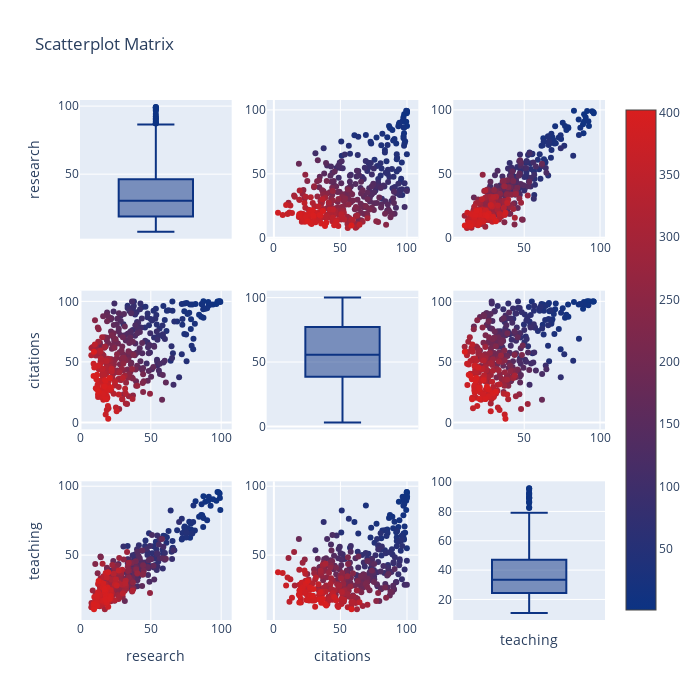

Write notebook code for a chart like this one.
### Code cell
fig = ff.create_scatterplotmatrix( #plotly'ın figure factory kütüphanesinden scatter plot matrix çağrılır.
                                  data2015, #data verilir.
                                  diag='box',  #diagonal dikdörtgenin bir köşesinden diğer köşesine çizilen çizgidir. box plot türü seçilmiştir.
                                  index='index', #index olarak oluşturulan index sütunu seçilir.
                                  colormap='Portland', #derece arttıkça maviden kırmızıya giden bir colormap
                                  colormap_type='cat',  #cat -> categorical demektir ve indeksteki her kategoriye renk haritasından bir renk atanır.
                                  height=700, width=700) #boyut verildi.
iplot(fig) #figür plot edilir.

### Figure 1 — Plotly figure (JSON) as saved in the notebook; plotly's stock layout.template omitted (floating-point values rounded to 4 significant figures; data arrays with more than 128 entries replaced by an {"elided": "..."} marker saying what was removed)
{"data": [{"marker": {"color": "rgb(12, 51, 131)"}, "showlegend": false, "type": "box", "xaxis": "x", "y": {"elided": "402 float values"}, "yaxis": "y"}, {"marker": {"color": {"elided": "402 int values"}, "colorscale": [[0, "rgb(12, 51, 131)"], [1, "rgb(217, 30, 30)"]], "showscale": true, "size": 6}, "mode": "markers", "showlegend": false, "type": "scatter", "x": {"elided": "402 float values"}, "xaxis": "x2", "y": {"elided": "402 float values"}, "yaxis": "y2"}, {"marker": {"color": {"elided": "402 int values"}, "colorscale": [[0, "rgb(12, 51, 131)"], [1, "rgb(217, 30, 30)"]], "showscale": false, "size": 6}, "mode": "markers", "showlegend": false, "type": "scatter", "x": {"elided": "402 float values"}, "xaxis": "x3", "y": {"elided": "402 float values"}, "yaxis": "y3"}, {"marker": {"color": {"elided": "402 int values"}, "colorscale": [[0, "rgb(12, 51, 131)"], [1, "rgb(217, 30, 30)"]], "showscale": false, "size": 6}, "mode": "markers", "showlegend": false, "type": "scatter", "x": {"elided": "402 float values"}, "xaxis": "x4", "y": {"elided": "402 float values"}, "yaxis": "y4"}, {"marker": {"color": "rgb(12, 51, 131)"}, "showlegend": false, "type": "box", "xaxis": "x5", "y": {"elided": "402 float values"}, "yaxis": "y5"}, {"marker": {"color": {"elided": "402 int values"}, "colorscale": [[0, "rgb(12, 51, 131)"], [1, "rgb(217, 30, 30)"]], "showscale": false, "size": 6}, "mode": "markers", "showlegend": false, "type": "scatter", "x": {"elided": "402 float values"}, "xaxis": "x6", "y": {"elided": "402 float values"}, "yaxis": "y6"}, {"marker": {"color": {"elided": "402 int values"}, "colorscale": [[0, "rgb(12, 51, 131)"], [1, "rgb(217, 30, 30)"]], "showscale": false, "size": 6}, "mode": "markers", "showlegend": false, "type": "scatter", "x": {"elided": "402 float values"}, "xaxis": "x7", "y": {"elided": "402 float values"}, "yaxis": "y7"}, {"marker": {"color": {"elided": "402 int values"}, "colorscale": [[0, "rgb(12, 51, 131)"], [1, "rgb(217, 30, 30)"]], "showscale": false, "size": 6}, "mode": "markers", "showlegend": false, "type": "scatter", "x": {"elided": "402 float values"}, "xaxis": "x8", "y": {"elided": "402 float values"}, "yaxis": "y8"}, {"marker": {"color": "rgb(12, 51, 131)"}, "showlegend": false, "type": "box", "xaxis": "x9", "y": {"elided": "402 float values"}, "yaxis": "y9"}], "layout": {"height": 700, "showlegend": true, "title": {"text": "Scatterplot Matrix"}, "width": 700, "xaxis": {"anchor": "y", "domain": [0, 0.2889], "showticklabels": false}, "xaxis2": {"anchor": "y2", "domain": [0.3556, 0.6444]}, "xaxis3": {"anchor": "y3", "domain": [0.7111, 1]}, "xaxis4": {"anchor": "y4", "domain": [0, 0.2889]}, "xaxis5": {"anchor": "y5", "domain": [0.3556, 0.6444], "showticklabels": false}, "xaxis6": {"anchor": "y6", "domain": [0.7111, 1]}, "xaxis7": {"anchor": "y7", "domain": [0, 0.2889], "title": {"text": "research"}}, "xaxis8": {"anchor": "y8", "domain": [0.3556, 0.6444], "title": {"text": "citations"}}, "xaxis9": {"anchor": "y9", "domain": [0.7111, 1], "showticklabels": false, "title": {"text": "teaching"}}, "yaxis": {"anchor": "x", "domain": [0.7333, 1], "title": {"text": "research"}}, "yaxis2": {"anchor": "x2", "domain": [0.7333, 1]}, "yaxis3": {"anchor": "x3", "domain": [0.7333, 1]}, "yaxis4": {"anchor": "x4", "domain": [0.3667, 0.6333], "title": {"text": "citations"}}, "yaxis5": {"anchor": "x5", "domain": [0.3667, 0.6333]}, "yaxis6": {"anchor": "x6", "domain": [0.3667, 0.6333]}, "yaxis7": {"anchor": "x7", "domain": [0, 0.2667], "title": {"text": "teaching"}}, "yaxis8": {"anchor": "x8", "domain": [0, 0.2667]}, "yaxis9": {"anchor": "x9", "domain": [0, 0.2667]}}}
